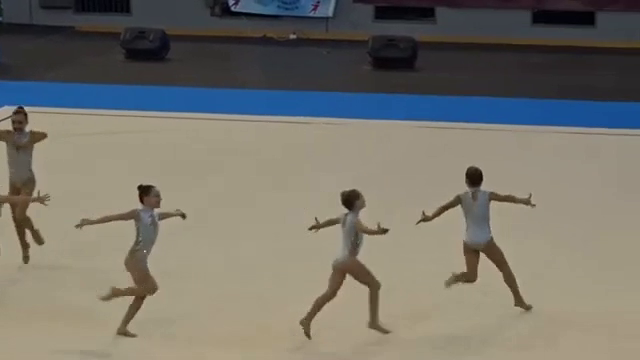
#> input picture frame 26 of TP7/gym.mp4, 640 x 360 px, given in place of the camera
$ jupyter execute TP6.ipynb
#> lines starting #> are read from the running program, lines starting #| are printed output that depends on the picture; after the words box and inside, x2 and y2 are one past the last pixel; in counts of white or black regions, pixels touching at a corner belong together
[cell 1]
import numpy as np
import cv2 as cv
import time
from playsound import playsound

parpadeos=0
cuento=False

face_cascade = cv.CascadeClassifier('haarcascade_frontalface_alt.xml')
eye_cascade = cv.CascadeClassifier('haarcascade_eye.xml')

loop_1 = True   #variable que permite entrenar antes de comenzar. Además asegura que encuentre los dos ojos
salida = cv.VideoWriter('videoSalida.avi',cv.VideoWriter_fourcc(*'XVID'),20.0,(640,480))
cap = cv.VideoCapture(0)
ret,frame = cap.read()
#> frame is the input picture: shape (360, 640, 3); mean B, G, R 107.3, 115.8, 118.5
while(ret):
    salida.write(frame)
    ret, frame = cap.read()
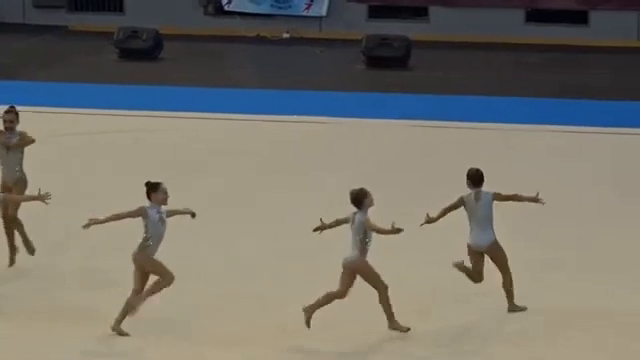
#> input picture frame 27 of TP7/gym.mp4, 640 x 360 px, given in place of the camera
#> frame is the input picture: shape (360, 640, 3); mean B, G, R 107.3, 115.9, 118.7
    #Preproceso la imagen
    grayImage = cv.cvtColor(frame, cv.COLOR_BGR2GRAY)
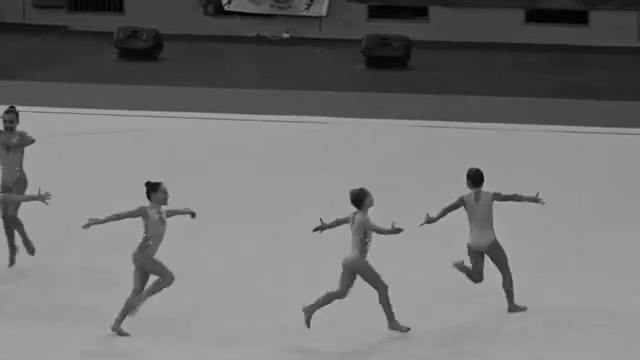
#> grayImage: shape (360, 640); min 0, max 185, mean 115.8
    grayImage = cv.equalizeHist(grayImage)
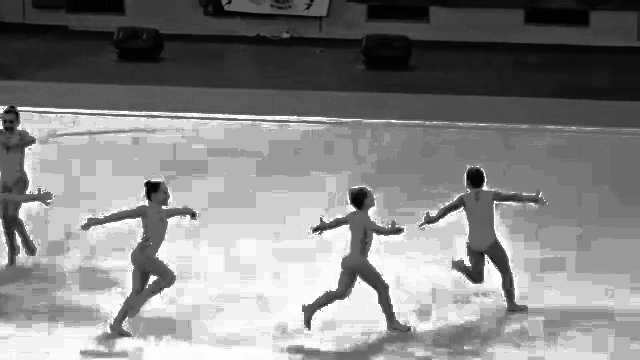
#> grayImage: shape (360, 640); min 0, max 255, mean 132.5
    grayImage = cv.bilateralFilter(grayImage,5,1,1)
    faces = face_cascade.detectMultiScale(grayImage, 1.1, 8 ,minSize=(200,200))
#> faces = ()
    if(len(faces)>0):
        for (x,y,w,h) in faces:
            frame = cv.rectangle(frame,(x,y),(x+w,y+h),(0,255,0),2)

            #Defino ROI para rostro
            roi_face = grayImage[y:y+h,x:x+w]
            roi_face_clr = frame[y:y+h,x:x+w]
            eyes = eye_cascade.detectMultiScale(roi_face,1.35,5,minSize=(50,50),maxSize=(100,100))
            if len(eyes)>2: #Si encuentra más de 2 ojos los descarto
                eyes=np.zeros((2,4))

             #En los ojos hallados les dibujamos rectángulos
            else:
                for (ex,ey,ew,eh) in eyes:
                    ex=ex+x
                    ey=ey+y
                    cv.rectangle(frame,(ex,ey),(ex+ew,ey+eh),(255,0,255),2)

            #Arbol de decisiones sobre cuantos ojos abiertos
            if(len(eyes)==2):
                if(loop_1):
                    cv.putText(frame,"Presione c para continuar",(70,70),cv.FONT_HERSHEY_COMPLEX_SMALL, 1,(0,255,0),2)
                else:
                    cv.putText(frame,"Ojos abiertos detectados", (70,70),cv.FONT_HERSHEY_COMPLEX_SMALL, 1,(255,255,255),2)
                    cuento=False
            if(len(eyes)==1):
                if(loop_1):
                    cv.putText(frame,"Abra el otro ojo",(70,70),cv.FONT_HERSHEY_COMPLEX_SMALL, 1,(0,255,0),2)
                else:
                    cv.putText(frame,"Un ojo cerrado", (70,70),cv.FONT_HERSHEY_COMPLEX_SMALL, 1,(255,255,255),2)
                    cuento=False
            if(len(eyes)==0):

                if(loop_1):
                    cv.putText(frame,"No se detectan ojos", (70,70),cv.FONT_HERSHEY_COMPLEX_SMALL, 1,(0,0,255),2)
                else:
                    #Activo alarma
                    if (cuento):
                        if time.time()-t_ini>2:
                            cv.putText(frame,"Chofer dormido", (70,70),cv.FONT_HERSHEY_COMPLEX_SMALL, 2,(0,0,255),2)
                            playsound('beep-06.wav')
                            parpadeos = parpadeos + 1
                            print("Se detectaron : ", parpadeos, "parpadeos")
                            cuento=False
                    else:
                        cuento=True
                        t_ini=time.time()


    else:
        cv.putText(frame,"No hay cara",(100,100),cv.FONT_HERSHEY_COMPLEX_SMALL, 2,(0,255,0),2)
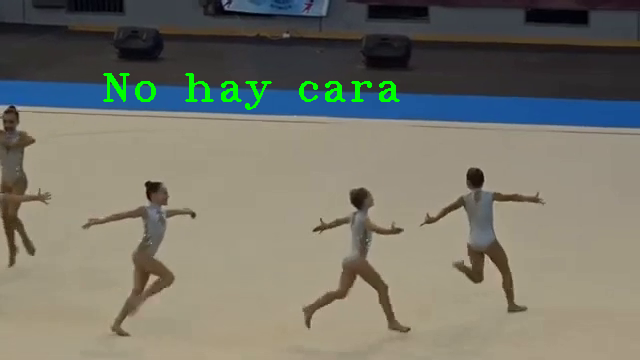
#> frame: shape (360, 640, 3); 0.97% of pixels changed, all inside (x1, y1, x2, y2) = (103, 73, 400, 110)

    #Control de teclado
    cv.imshow('Captura',frame)
    a = cv.waitKey(1)
#> (key Esc is pressed here)
    if(a==ord('s')):
        break
    elif(a==ord('c') and loop_1):
    #Inicio la detección
        loop_1 = False

cap.release()
salida.release()
cv.destroyAllWindows()

$ run again, starting later in the video
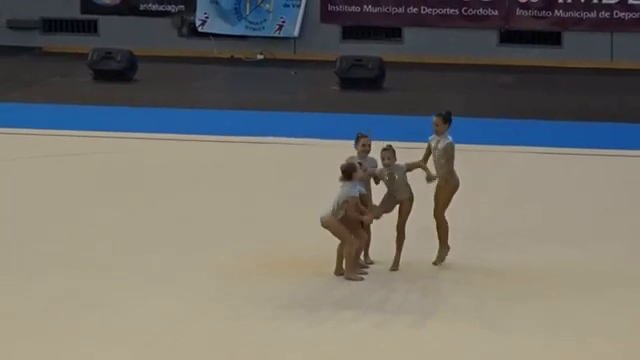
#> input picture frame 121 of TP7/gym.mp4, 640 x 360 px, given in place of the camera
#> frame is the input picture: shape (360, 640, 3); mean B, G, R 106.8, 113.4, 115.4
#> `grayImage = cv.equalizeHist(grayImage)`:
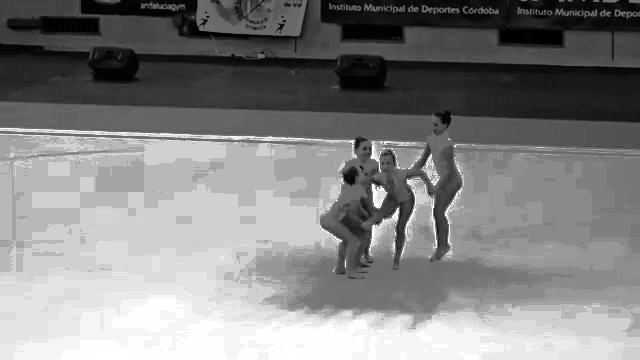
#> grayImage: shape (360, 640); min 0, max 255, mean 131.3
#> faces = ()
#> `cv.putText(frame,"No hay cara",(100,100),cv.FONT_HERSHEY_COMPLEX_SMALL..`:
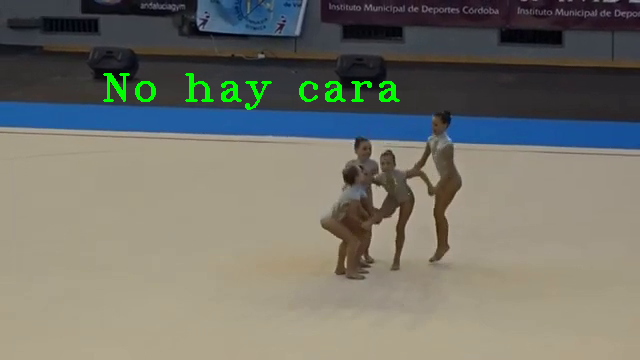
#> frame: shape (360, 640, 3); mean B, G, R 106.8, 115.8, 115.4

$ run again, starting later in the video
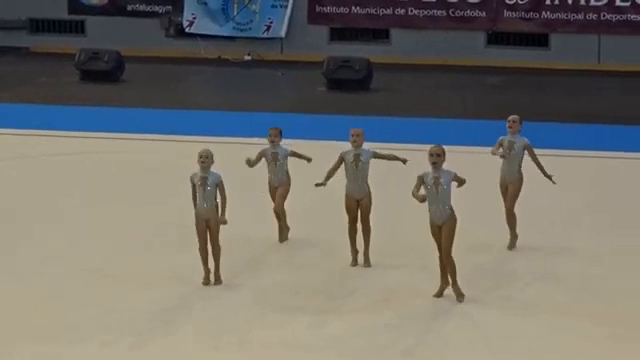
#> input picture frame 215 of TP7/gym.mp4, 640 x 360 px, given in place of the camera
#> frame is the input picture: shape (360, 640, 3); mean B, G, R 107.8, 114.5, 116.6
#> `grayImage = cv.equalizeHist(grayImage)`:
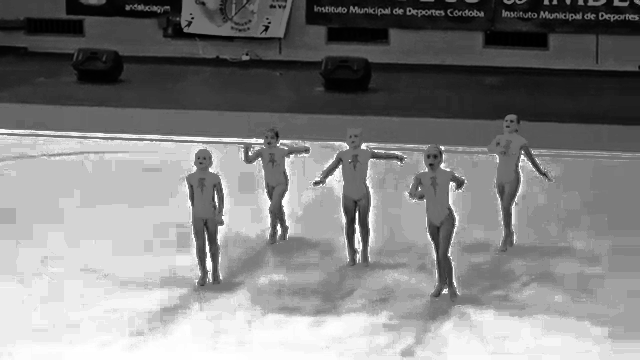
#> grayImage: shape (360, 640); min 0, max 255, mean 130.9
#> faces = ()
#> `cv.putText(frame,"No hay cara",(100,100),cv.FONT_HERSHEY_COMPLEX_SMALL..`:
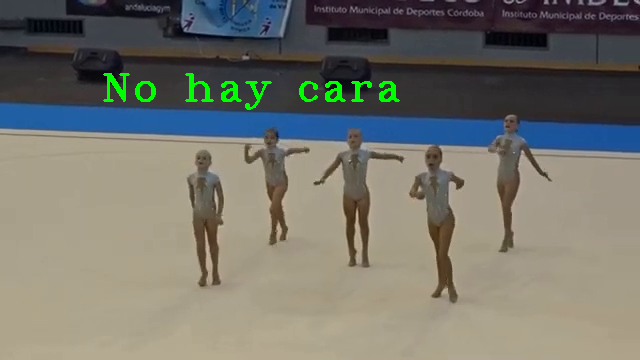
#> frame: shape (360, 640, 3); mean B, G, R 107.7, 116.6, 116.4
